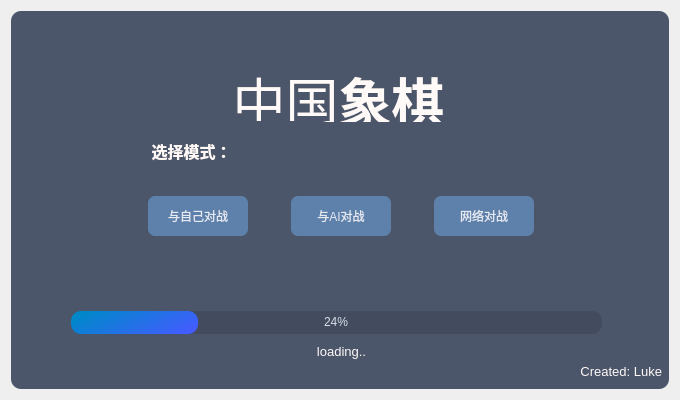
<?xml version="1.0" encoding="UTF-8"?>
<ui version="4.0">
 <class>SplashScreen</class>
 <widget class="QDialog" name="SplashScreen">
  <property name="geometry">
   <rect>
    <x>0</x>
    <y>0</y>
    <width>680</width>
    <height>400</height>
   </rect>
  </property>
  <property name="maximumSize">
   <size>
    <width>680</width>
    <height>400</height>
   </size>
  </property>
  <property name="windowTitle">
   <string>SplashScreen</string>
  </property>
  <layout class="QVBoxLayout" name="verticalLayout">
   <item>
    <widget class="QFrame" name="frame">
     <property name="styleSheet">
      <string notr="true">color: rgb(255, 249, 247);
background-color: #4C566A;
border-radius:10px;</string>
     </property>
     <property name="frameShape">
      <enum>QFrame::StyledPanel</enum>
     </property>
     <property name="frameShadow">
      <enum>QFrame::Raised</enum>
     </property>
     <widget class="QLabel" name="label">
      <property name="geometry">
       <rect>
        <x>-3</x>
        <y>50</y>
        <width>661</width>
        <height>61</height>
       </rect>
      </property>
      <property name="font">
       <font>
        <pointsize>40</pointsize>
       </font>
      </property>
      <property name="text">
       <string>中国&lt;strong&gt;象棋&lt;/strong&gt;</string>
      </property>
      <property name="alignment">
       <set>Qt::AlignCenter</set>
      </property>
     </widget>
     <widget class="QLabel" name="label_2">
      <property name="geometry">
       <rect>
        <x>40</x>
        <y>110</y>
        <width>281</width>
        <height>61</height>
       </rect>
      </property>
      <property name="font">
       <font>
        <pointsize>40</pointsize>
       </font>
      </property>
      <property name="text">
       <string>&lt;html&gt;&lt;head/&gt;&lt;body&gt;&lt;p&gt;&lt;span style=&quot; font-size:12pt; font-weight:700;&quot;&gt;选择模式：&lt;/span&gt;&lt;/p&gt;&lt;/body&gt;&lt;/html&gt;</string>
      </property>
      <property name="alignment">
       <set>Qt::AlignCenter</set>
      </property>
     </widget>
     <widget class="QLabel" name="label_3">
      <property name="geometry">
       <rect>
        <x>0</x>
        <y>330</y>
        <width>661</width>
        <height>21</height>
       </rect>
      </property>
      <property name="font">
       <font>
        <pointsize>40</pointsize>
       </font>
      </property>
      <property name="text">
       <string>&lt;html&gt;&lt;head/&gt;&lt;body&gt;&lt;p&gt;&lt;span style=&quot; font-size:10pt;&quot;&gt;loading..&lt;/span&gt;&lt;/p&gt;&lt;/body&gt;&lt;/html&gt;</string>
      </property>
      <property name="alignment">
       <set>Qt::AlignCenter</set>
      </property>
     </widget>
     <widget class="QLabel" name="label_4">
      <property name="geometry">
       <rect>
        <x>10</x>
        <y>350</y>
        <width>641</width>
        <height>21</height>
       </rect>
      </property>
      <property name="font">
       <font>
        <pointsize>40</pointsize>
       </font>
      </property>
      <property name="text">
       <string>&lt;html&gt;&lt;head/&gt;&lt;body&gt;&lt;p align=&quot;right&quot;&gt;&lt;span style=&quot; font-size:10pt;&quot;&gt;Created: Luke&lt;/span&gt;&lt;/p&gt;&lt;/body&gt;&lt;/html&gt;</string>
      </property>
      <property name="alignment">
       <set>Qt::AlignCenter</set>
      </property>
     </widget>
     <widget class="QWidget" name="horizontalLayoutWidget">
      <property name="geometry">
       <rect>
        <x>100</x>
        <y>160</y>
        <width>461</width>
        <height>91</height>
       </rect>
      </property>
      <layout class="QHBoxLayout" name="horizontalLayout">
       <item>
        <widget class="QPushButton" name="mode1">
         <property name="maximumSize">
          <size>
           <width>100</width>
           <height>40</height>
          </size>
         </property>
         <property name="styleSheet">
          <string notr="true">color: #E5E9F0;
background-color: #5E81AC;
border: none;
border-radius:7px;</string>
         </property>
         <property name="text">
          <string>与自己对战</string>
         </property>
        </widget>
       </item>
       <item>
        <widget class="QPushButton" name="mode2">
         <property name="maximumSize">
          <size>
           <width>100</width>
           <height>40</height>
          </size>
         </property>
         <property name="styleSheet">
          <string notr="true">color: #E5E9F0;
background-color: #5E81AC;
border: none;
border-radius:7px;</string>
         </property>
         <property name="text">
          <string>与AI对战</string>
         </property>
        </widget>
       </item>
       <item>
        <widget class="QPushButton" name="mode3">
         <property name="maximumSize">
          <size>
           <width>100</width>
           <height>40</height>
          </size>
         </property>
         <property name="styleSheet">
          <string notr="true">color: #E5E9F0;
background-color: #5E81AC;
border: none;
border-radius:7px;</string>
         </property>
         <property name="text">
          <string>网络对战</string>
         </property>
        </widget>
       </item>
      </layout>
     </widget>
     <widget class="QProgressBar" name="progressBar">
      <property name="geometry">
       <rect>
        <x>60</x>
        <y>300</y>
        <width>531</width>
        <height>23</height>
       </rect>
      </property>
      <property name="styleSheet">
       <string notr="true">QProgressBar {
background-color: #434C5E;
color: #D8DEE9;
border-style: none;
border-radius:10px;
text-align:center;
}
QProgressBar::chunk {
border-radius:10px;
background-color: qlineargradient(spread:pad, x1:0, y1:0.369, x2:1, y2:0.727, stop:0 rgba(0, 135, 202, 255), stop:1 rgba(67, 92, 255, 255));
}</string>
      </property>
      <property name="value">
       <number>24</number>
      </property>
     </widget>
    </widget>
   </item>
  </layout>
 </widget>
 <resources/>
 <connections/>
</ui>
